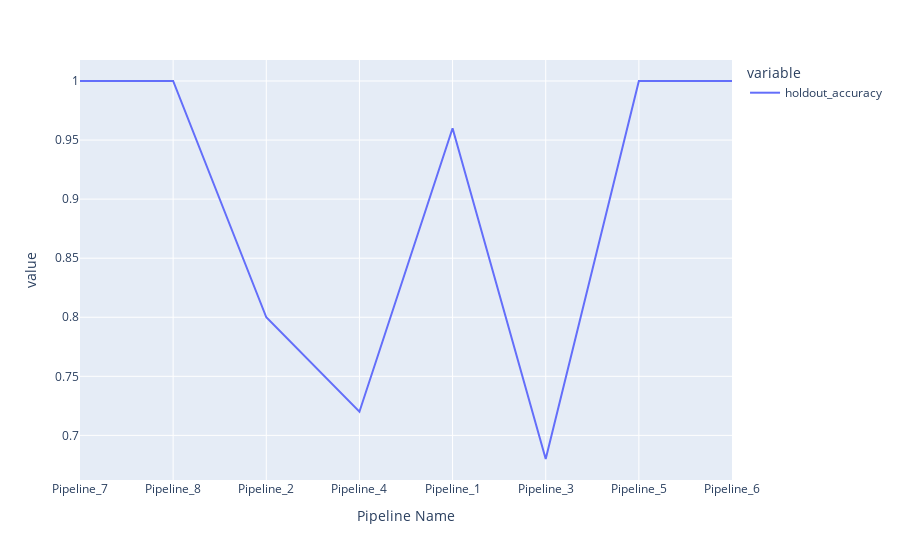

The cell this chart's notebook holds for it:
### Markdown cell above
You can visualize the scoring metric calculated on a holdout data set.

### Code cell
import pandas as pd
pd.options.plotting.backend = "plotly"

summary.holdout_accuracy.plot()

### Figure 1 — Plotly figure (JSON) as saved in the notebook; plotly's stock layout.template omitted (floating-point values rounded to 4 significant figures)
{"data": [{"hovertemplate": "variable=holdout_accuracy<br>Pipeline Name=%{x}<br>value=%{y}<extra></extra>", "legendgroup": "holdout_accuracy", "line": {"color": "#636efa", "dash": "solid"}, "marker": {"symbol": "circle"}, "mode": "lines", "name": "holdout_accuracy", "orientation": "v", "showlegend": true, "type": "scatter", "x": ["Pipeline_7", "Pipeline_8", "Pipeline_2", "Pipeline_4", "Pipeline_1", "Pipeline_3", "Pipeline_5", "Pipeline_6"], "xaxis": "x", "y": [1, 1, 0.8, 0.72, 0.96, 0.68, 1, 1], "yaxis": "y"}], "layout": {"legend": {"title": {"text": "variable"}, "tracegroupgap": 0}, "margin": {"t": 60}, "xaxis": {"anchor": "y", "domain": [0, 1], "title": {"text": "Pipeline Name"}}, "yaxis": {"anchor": "x", "domain": [0, 1], "title": {"text": "value"}}}}
